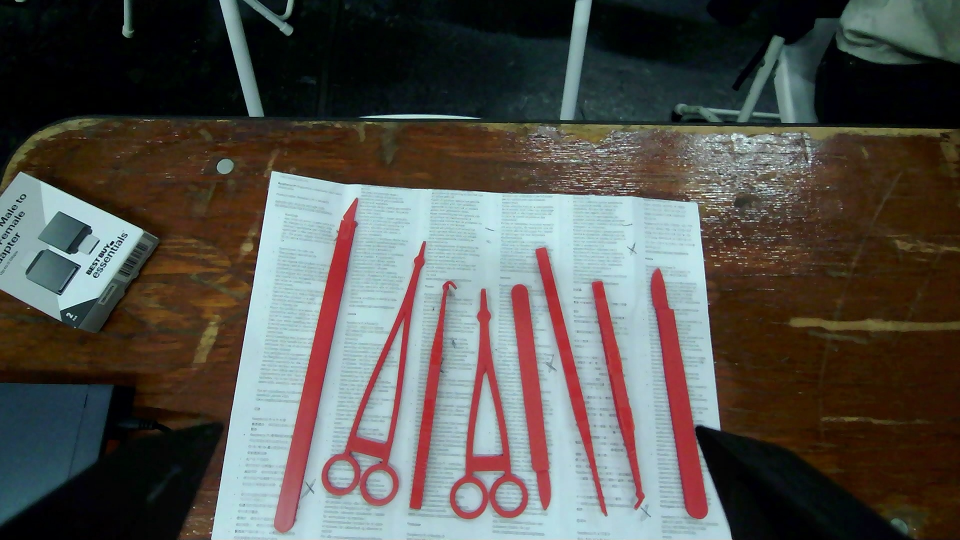
#> input picture perception/tests/data/red_parts_scan.jpg, 1920 x 1080 px (shown at 1/2 size); its folder holds only this picture in this run
$ python -i identify.py   (imports and definitions only)
#> lines starting #> are read from the running program, lines starting #| are printed output that depends on the picture; after the words box and inside, x2 and y2 are one past the last pixel; in counts of white or black regions, pixels touching at a corner belong together
#> further down, picture is the input picture: shape (1080, 1920, 3); mean B, G, R 79.1, 83.8, 85.1
"""Identify instruments from instance masks: PCA axis, metric length gate, template IoU, grasp pose.

All masks are in undistorted scan-pose pixels; `H` maps those pixels to table (x, y) mm.
Grasp yaw convention (matches scrub_arm Kinematics.ik_topdown): the direction the jaws OPEN,
i.e. across the instrument's shank = axis + 90 deg.
"""
from __future__ import annotations

from dataclasses import dataclass, field

import cv2
import numpy as np

from .templates import Instrument, Template, interchangeable

LENGTH_TOL = 0.15   # real camera: a lone printed scalpel measured 9-11 % short (thin pale blade tip, mapping near the frame edge); was 0.08
MARGIN_MIN = 0.05
FIT_MIN = 0.6           # below this the best template doesn't explain the blob: identity unknown
CANON_MM_PER_PX = 0.5
TOL_MM = 1.5            # silhouette match tolerance (thin tines are ~2 mm wide)
LENGTH_WEIGHT = 2.0     # score penalty per unit relative length error (Castroviejo 140 vs micro scissors 150)


# [4 lines left out: function bbox_centre, not called in this run]


@dataclass(eq=False)   # identity equality: masks are arrays
class Detection:
    mask: np.ndarray
    coarse: str | None
    fine_id: str | None
    alt_ids: list[str] = field(default_factory=list)   # interchangeable instruments (scalpels, micro scissors)
    candidates: list[str] = field(default_factory=list)  # fine ids this could be (all within MARGIN of best)
    length_mm: float = 0.0
    width_mm: float = 0.0
    axis_deg: float = 0.0
    centroid_px: tuple[float, float] = (0.0, 0.0)
    grasp_px: tuple[float, float] = (0.0, 0.0)
    grasp_mm: tuple[float, float] = (0.0, 0.0)
    yaw_deg: float = 0.0
    thickness_mm: float = 5.0
    exposure: float = 0.0
    confidence: float = 0.0
    seg_conf: float = 1.0


# [21 lines left out: functions _apply, _contours, _frame, not called in this run]


def _rot(theta: float) -> np.ndarray:
    c, s = np.cos(theta), np.sin(theta)
    return np.array([[c, -s], [s, c]])


# [25 lines left out: functions _canon_mask, measure, not called in this run]


class _TemplateCanon:
    """Template polygons in mm, with its own PCA frame, cached per template."""

    # [84 lines left out: functions __init__, _tc, identify, above, not called in this run]


def on_top(det: Detection, others: list[Detection]) -> bool:
    return not any(above(o.mask, det.mask) for o in others if o is not det)


# [13 lines left out: function feasible, not called in this run]


def segment_background(bgr: np.ndarray, gripper_mask: np.ndarray | None = None, min_delta: float = 26.0,
                       min_area_px: int = 300) -> list[np.ndarray]:
    """Fallback segmenter, any instrument colour: pixels that differ from the table surface.

    The table colour is estimated per region (median over a coarse grid, so vignetting and uneven light
    don't count as objects). Weak backup only: on synthetic scenes with random instrument colours and
    textured backgrounds it finds ~2/3 of instruments, misses ones close to the table colour, and merges
    touching instruments. The trained model is the real segmenter.
    """
#> called with min_delta = 26, min_area_px = 300
    lab = cv2.cvtColor(cv2.GaussianBlur(bgr, (3, 3), 0), cv2.COLOR_BGR2LAB).astype(np.float32)
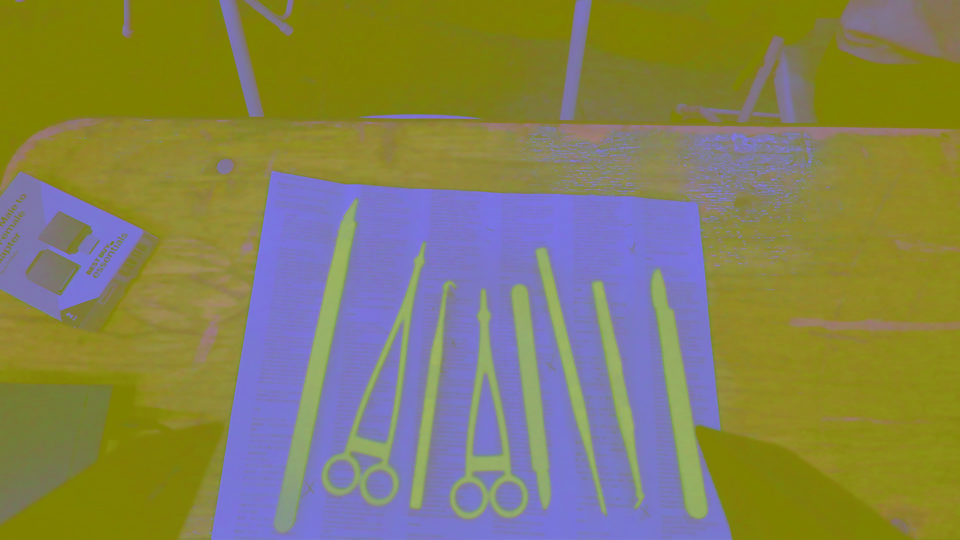
#> lab: shape (1080, 1920, 3) float32 (shown at 1/2 size); mean B, G, R 88.2, 129.5, 132.9
    h, w = lab.shape[:2]
#> h = 1080; w = 1920
    small = cv2.resize(lab, (16, 9), interpolation=cv2.INTER_AREA)
    # robust table estimate: per channel median of the coarse grid, blended with the cell's own value
    med = np.median(small.reshape(-1, 3), 0)
#> med = [62.31, 128, 128.3]
    cell = np.where(np.linalg.norm(small - med, axis=2, keepdims=True) < min_delta, small, med)
    table = cv2.resize(cell, (w, h), interpolation=cv2.INTER_CUBIC)
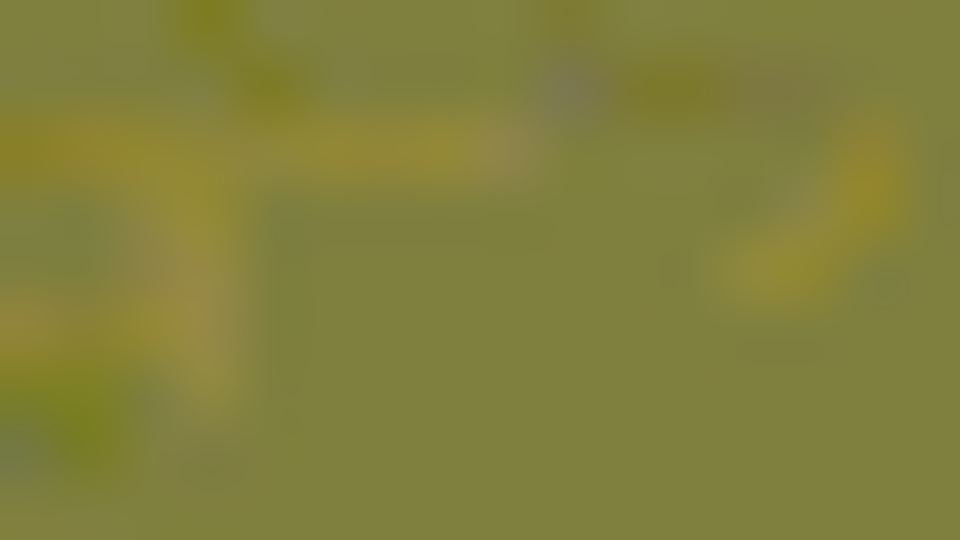
#> table: shape (1080, 1920, 3) float32 (shown at 1/2 size); mean of channels 0, 1, 2 61.3, 128.5, 130.4; drawn as B, G, R
    m = (np.linalg.norm(lab - table, axis=2) > min_delta).astype(np.uint8) * 255
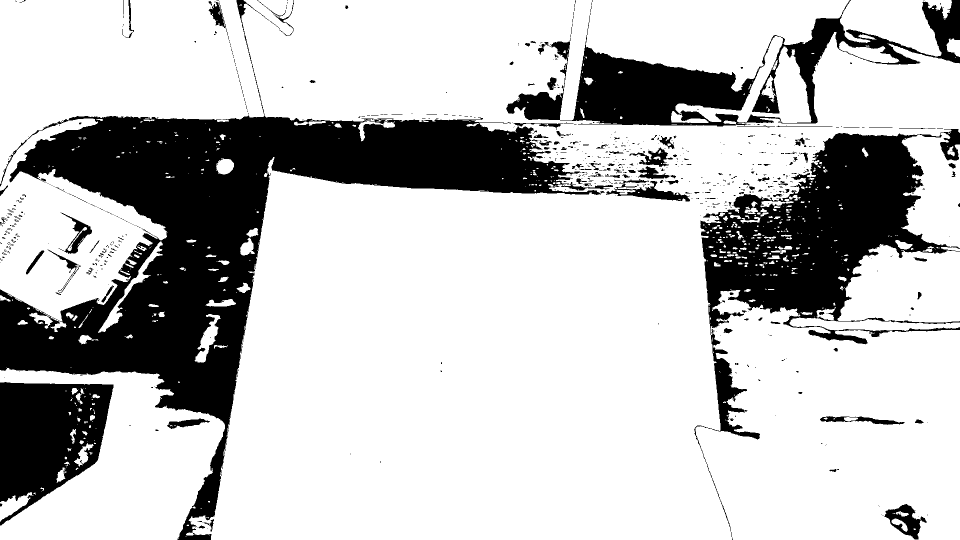
#> m: shape (1080, 1920) (shown at 1/2 size); 75.9% white; 752 black regions (619 under 20 px), largest, box (x1, y1, x2, y2) and area: (0, 0, 1209, 1080) 266121, (1388, 258, 1920, 1063) 108500, (1012, 0, 1920, 253) 61391
    m = cv2.morphologyEx(m, cv2.MORPH_OPEN, np.ones((3, 3), np.uint8))
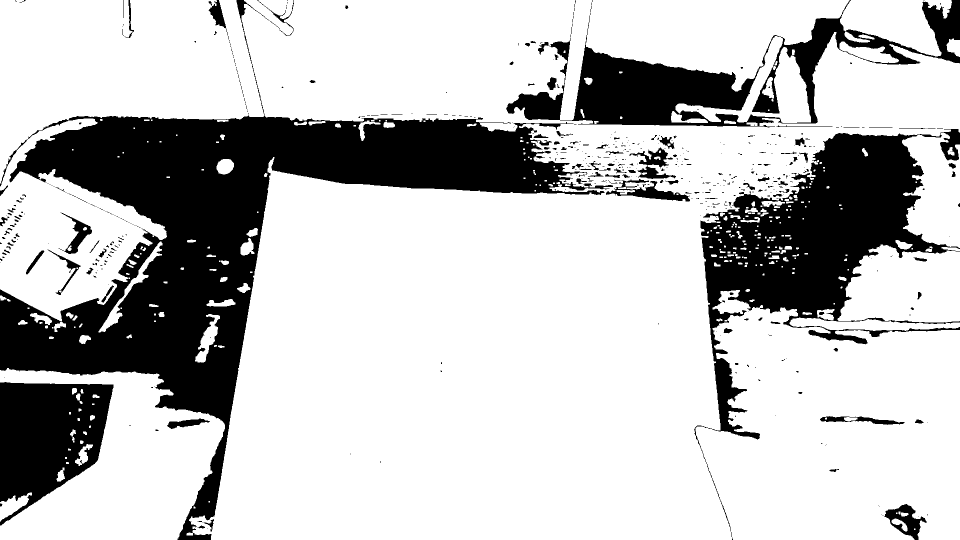
#> m: shape (1080, 1920) (shown at 1/2 size); 75.5% white; 543 black regions (409 under 20 px), largest, box (x1, y1, x2, y2) and area: (0, 0, 1226, 1080) 270264, (1388, 258, 1920, 1063) 110715, (1012, 0, 1920, 255) 62326
    m = cv2.morphologyEx(m, cv2.MORPH_CLOSE, np.ones((5, 5), np.uint8))
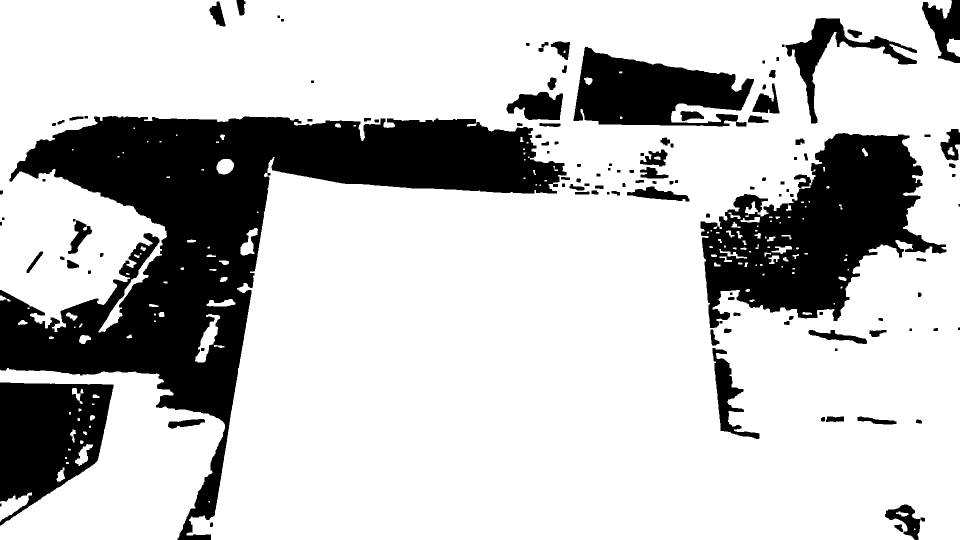
#> m: shape (1080, 1920) (shown at 1/2 size); 76.4% white; 125 black regions (2 under 20 px), largest, box (x1, y1, x2, y2) and area: (0, 232, 1133, 1080) 264663, (1401, 266, 1893, 656) 96766, (0, 765, 227, 1051) 42064
    if gripper_mask is not None:
        m[gripper_mask] = 0
    n, lab_ids, stats, _ = cv2.connectedComponentsWithStats(m)
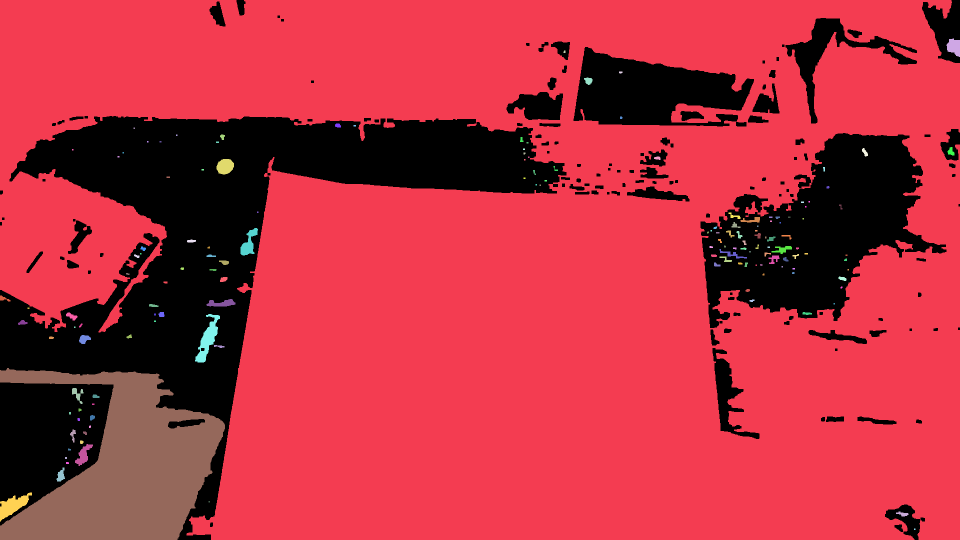
#> lab_ids: shape (1080, 1920) int32 (shown at 1/2 size); 151 distinct labels, from 0 to 150; one colour per label, 0 black
#> n = 151; stats = 151 rows, first 6: [0, 0, 1920, 1080, 489000], [0, 0, 1920, 1080, 1485663], [1893, 77, 27, 37, 713], [1127, 101, 4, 5, 18], [1238, 143, 7, 4, 25], [1168, 155, 17, 15, 177]
    return [lab_ids == i for i in range(1, n) if stats[i, cv2.CC_STAT_AREA] >= min_area_px]


# [13 lines left out: function annotate, not called in this run]

>>> import cv2
>>> picture = cv2.imread('../tests/data/red_parts_scan.jpg')
>>> result = segment_background(picture)
#> result = 10 items
